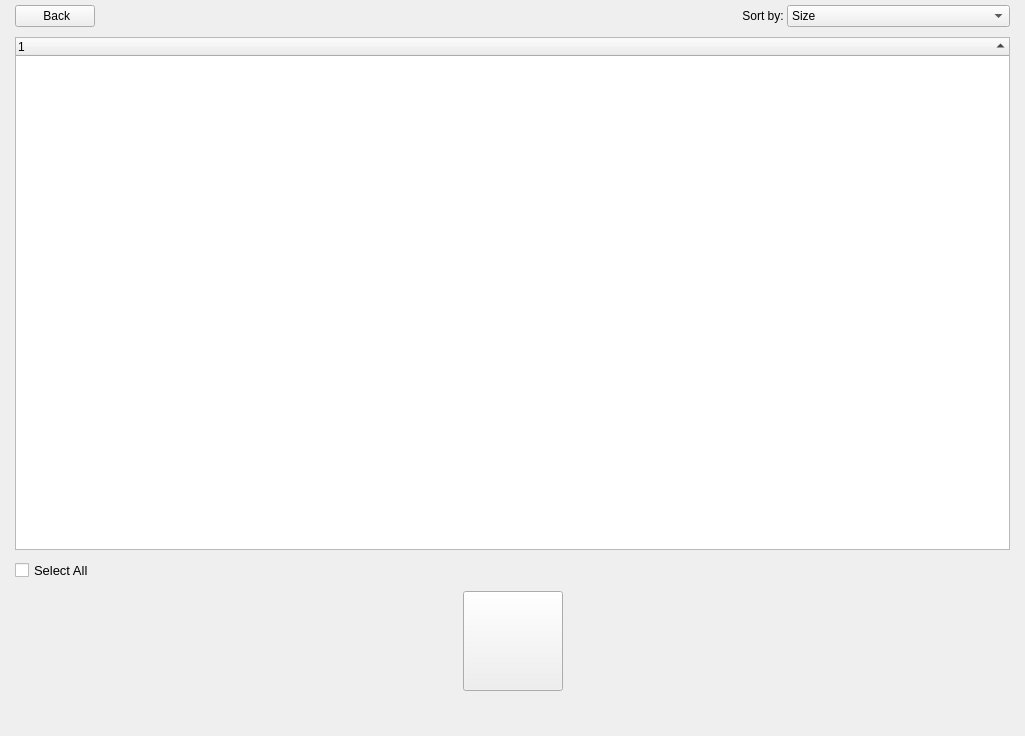
<?xml version="1.0" encoding="UTF-8"?>
<ui version="4.0">
 <class>SystemCleanerPage</class>
 <widget class="QWidget" name="SystemCleanerPage">
  <property name="geometry">
   <rect>
    <x>0</x>
    <y>0</y>
    <width>1025</width>
    <height>736</height>
   </rect>
  </property>
  <property name="windowTitle">
   <string>System Cleaner</string>
  </property>
  <layout class="QVBoxLayout" name="verticalLayout">
   <property name="spacing">
    <number>0</number>
   </property>
   <property name="leftMargin">
    <number>15</number>
   </property>
   <property name="topMargin">
    <number>0</number>
   </property>
   <property name="rightMargin">
    <number>15</number>
   </property>
   <property name="bottomMargin">
    <number>15</number>
   </property>
   <item>
    <widget class="QStackedWidget" name="stackedWidget">
     <property name="accessibleName">
      <string notr="true"/>
     </property>
     <property name="styleSheet">
      <string notr="true"/>
     </property>
     <property name="currentIndex">
      <number>1</number>
     </property>
     <widget class="QWidget" name="cleanerCategories">
      <layout class="QGridLayout" name="gridLayout_3">
       <property name="leftMargin">
        <number>0</number>
       </property>
       <property name="topMargin">
        <number>0</number>
       </property>
       <property name="rightMargin">
        <number>0</number>
       </property>
       <property name="bottomMargin">
        <number>0</number>
       </property>
       <property name="horizontalSpacing">
        <number>40</number>
       </property>
       <property name="verticalSpacing">
        <number>20</number>
       </property>
       <item row="3" column="3" alignment="Qt::AlignHCenter">
        <widget class="QLabel" name="lblCrashReports">
         <property name="text">
          <string>Crash Reports</string>
         </property>
         <property name="alignment">
          <set>Qt::AlignCenter</set>
         </property>
         <property name="wordWrap">
          <bool>true</bool>
         </property>
        </widget>
       </item>
       <item row="2" column="3" alignment="Qt::AlignHCenter|Qt::AlignTop">
        <widget class="QLabel" name="lblCrashReportsImg">
         <property name="minimumSize">
          <size>
           <width>64</width>
           <height>64</height>
          </size>
         </property>
         <property name="maximumSize">
          <size>
           <width>64</width>
           <height>64</height>
          </size>
         </property>
         <property name="text">
          <string/>
         </property>
         <property name="scaledContents">
          <bool>false</bool>
         </property>
         <property name="alignment">
          <set>Qt::AlignCenter</set>
         </property>
        </widget>
       </item>
       <item row="4" column="5" alignment="Qt::AlignHCenter|Qt::AlignTop">
        <widget class="QCheckBox" name="checkAppCache">
         <property name="sizePolicy">
          <sizepolicy hsizetype="Expanding" vsizetype="Expanding">
           <horstretch>0</horstretch>
           <verstretch>0</verstretch>
          </sizepolicy>
         </property>
         <property name="cursor">
          <cursorShape>PointingHandCursor</cursorShape>
         </property>
         <property name="focusPolicy">
          <enum>Qt::NoFocus</enum>
         </property>
         <property name="accessibleName">
          <string notr="true">circle</string>
         </property>
         <property name="text">
          <string/>
         </property>
        </widget>
       </item>
       <item row="11" column="2" colspan="5">
        <spacer name="verticalSpacer_4">
         <property name="orientation">
          <enum>Qt::Vertical</enum>
         </property>
         <property name="sizeHint" stdset="0">
          <size>
           <width>20</width>
           <height>0</height>
          </size>
         </property>
        </spacer>
       </item>
       <item row="2" column="1">
        <spacer name="horizontalSpacer_2">
         <property name="orientation">
          <enum>Qt::Horizontal</enum>
         </property>
         <property name="sizeHint" stdset="0">
          <size>
           <width>40</width>
           <height>20</height>
          </size>
         </property>
        </spacer>
       </item>
       <item row="2" column="5" alignment="Qt::AlignHCenter">
        <widget class="QLabel" name="lblAppCacheImg">
         <property name="minimumSize">
          <size>
           <width>64</width>
           <height>64</height>
          </size>
         </property>
         <property name="maximumSize">
          <size>
           <width>64</width>
           <height>64</height>
          </size>
         </property>
         <property name="text">
          <string/>
         </property>
         <property name="alignment">
          <set>Qt::AlignCenter</set>
         </property>
        </widget>
       </item>
       <item row="3" column="4" alignment="Qt::AlignHCenter">
        <widget class="QLabel" name="lblAppLog">
         <property name="text">
          <string>Application Logs</string>
         </property>
         <property name="alignment">
          <set>Qt::AlignCenter</set>
         </property>
         <property name="wordWrap">
          <bool>true</bool>
         </property>
        </widget>
       </item>
       <item row="2" column="6" alignment="Qt::AlignHCenter">
        <widget class="QLabel" name="lblTrashImg">
         <property name="minimumSize">
          <size>
           <width>64</width>
           <height>64</height>
          </size>
         </property>
         <property name="maximumSize">
          <size>
           <width>64</width>
           <height>64</height>
          </size>
         </property>
         <property name="text">
          <string/>
         </property>
         <property name="alignment">
          <set>Qt::AlignCenter</set>
         </property>
        </widget>
       </item>
       <item row="3" column="5" alignment="Qt::AlignHCenter">
        <widget class="QLabel" name="lblAppCache">
         <property name="text">
          <string>Application Caches</string>
         </property>
         <property name="alignment">
          <set>Qt::AlignCenter</set>
         </property>
         <property name="wordWrap">
          <bool>true</bool>
         </property>
        </widget>
       </item>
       <item row="2" column="2" alignment="Qt::AlignHCenter">
        <widget class="QLabel" name="lblPackageCacheImg">
         <property name="minimumSize">
          <size>
           <width>64</width>
           <height>64</height>
          </size>
         </property>
         <property name="maximumSize">
          <size>
           <width>64</width>
           <height>64</height>
          </size>
         </property>
         <property name="textFormat">
          <enum>Qt::AutoText</enum>
         </property>
         <property name="scaledContents">
          <bool>false</bool>
         </property>
         <property name="alignment">
          <set>Qt::AlignCenter</set>
         </property>
        </widget>
       </item>
       <item row="4" column="6" alignment="Qt::AlignHCenter|Qt::AlignTop">
        <widget class="QCheckBox" name="checkTrash">
         <property name="sizePolicy">
          <sizepolicy hsizetype="Expanding" vsizetype="Expanding">
           <horstretch>0</horstretch>
           <verstretch>0</verstretch>
          </sizepolicy>
         </property>
         <property name="cursor">
          <cursorShape>PointingHandCursor</cursorShape>
         </property>
         <property name="focusPolicy">
          <enum>Qt::NoFocus</enum>
         </property>
         <property name="accessibleName">
          <string notr="true">circle</string>
         </property>
         <property name="text">
          <string/>
         </property>
        </widget>
       </item>
       <item row="4" column="3" alignment="Qt::AlignHCenter|Qt::AlignTop">
        <widget class="QCheckBox" name="checkCrashReports">
         <property name="sizePolicy">
          <sizepolicy hsizetype="Expanding" vsizetype="Expanding">
           <horstretch>0</horstretch>
           <verstretch>0</verstretch>
          </sizepolicy>
         </property>
         <property name="cursor">
          <cursorShape>PointingHandCursor</cursorShape>
         </property>
         <property name="focusPolicy">
          <enum>Qt::NoFocus</enum>
         </property>
         <property name="accessibleName">
          <string notr="true">circle</string>
         </property>
         <property name="text">
          <string/>
         </property>
        </widget>
       </item>
       <item row="7" column="4" alignment="Qt::AlignHCenter">
        <widget class="QPushButton" name="btnScan">
         <property name="minimumSize">
          <size>
           <width>100</width>
           <height>100</height>
          </size>
         </property>
         <property name="cursor">
          <cursorShape>PointingHandCursor</cursorShape>
         </property>
         <property name="focusPolicy">
          <enum>Qt::NoFocus</enum>
         </property>
         <property name="text">
          <string/>
         </property>
         <property name="iconSize">
          <size>
           <width>100</width>
           <height>100</height>
          </size>
         </property>
        </widget>
       </item>
       <item row="6" column="4">
        <spacer name="verticalSpacer_5">
         <property name="orientation">
          <enum>Qt::Vertical</enum>
         </property>
         <property name="sizeType">
          <enum>QSizePolicy::Fixed</enum>
         </property>
         <property name="sizeHint" stdset="0">
          <size>
           <width>20</width>
           <height>30</height>
          </size>
         </property>
        </spacer>
       </item>
       <item row="4" column="2" alignment="Qt::AlignHCenter|Qt::AlignTop">
        <widget class="QCheckBox" name="checkPackageCache">
         <property name="sizePolicy">
          <sizepolicy hsizetype="Expanding" vsizetype="Expanding">
           <horstretch>0</horstretch>
           <verstretch>0</verstretch>
          </sizepolicy>
         </property>
         <property name="cursor">
          <cursorShape>PointingHandCursor</cursorShape>
         </property>
         <property name="focusPolicy">
          <enum>Qt::NoFocus</enum>
         </property>
         <property name="accessibleName">
          <string notr="true">circle</string>
         </property>
         <property name="text">
          <string/>
         </property>
        </widget>
       </item>
       <item row="3" column="6" alignment="Qt::AlignHCenter">
        <widget class="QLabel" name="lblTrash">
         <property name="text">
          <string>Trash</string>
         </property>
         <property name="alignment">
          <set>Qt::AlignCenter</set>
         </property>
         <property name="wordWrap">
          <bool>true</bool>
         </property>
        </widget>
       </item>
       <item row="2" column="4" alignment="Qt::AlignHCenter|Qt::AlignTop">
        <widget class="QLabel" name="lblLogImage">
         <property name="minimumSize">
          <size>
           <width>64</width>
           <height>64</height>
          </size>
         </property>
         <property name="maximumSize">
          <size>
           <width>64</width>
           <height>64</height>
          </size>
         </property>
         <property name="text">
          <string/>
         </property>
         <property name="alignment">
          <set>Qt::AlignCenter</set>
         </property>
        </widget>
       </item>
       <item row="3" column="2" alignment="Qt::AlignHCenter">
        <widget class="QLabel" name="lblPackageCache">
         <property name="text">
          <string>Package Caches</string>
         </property>
         <property name="alignment">
          <set>Qt::AlignCenter</set>
         </property>
         <property name="wordWrap">
          <bool>true</bool>
         </property>
        </widget>
       </item>
       <item row="4" column="4" alignment="Qt::AlignHCenter|Qt::AlignTop">
        <widget class="QCheckBox" name="checkAppLog">
         <property name="sizePolicy">
          <sizepolicy hsizetype="Expanding" vsizetype="Expanding">
           <horstretch>0</horstretch>
           <verstretch>0</verstretch>
          </sizepolicy>
         </property>
         <property name="cursor">
          <cursorShape>PointingHandCursor</cursorShape>
         </property>
         <property name="focusPolicy">
          <enum>Qt::NoFocus</enum>
         </property>
         <property name="accessibleName">
          <string notr="true">circle</string>
         </property>
         <property name="text">
          <string/>
         </property>
        </widget>
       </item>
       <item row="2" column="8">
        <spacer name="horizontalSpacer_3">
         <property name="orientation">
          <enum>Qt::Horizontal</enum>
         </property>
         <property name="sizeHint" stdset="0">
          <size>
           <width>40</width>
           <height>20</height>
          </size>
         </property>
        </spacer>
       </item>
       <item row="0" column="4">
        <spacer name="verticalSpacer">
         <property name="orientation">
          <enum>Qt::Vertical</enum>
         </property>
         <property name="sizeHint" stdset="0">
          <size>
           <width>20</width>
           <height>100</height>
          </size>
         </property>
        </spacer>
       </item>
       <item row="9" column="4" alignment="Qt::AlignHCenter">
        <widget class="QLabel" name="lblLoadingScanner">
         <property name="minimumSize">
          <size>
           <width>100</width>
           <height>100</height>
          </size>
         </property>
         <property name="text">
          <string/>
         </property>
        </widget>
       </item>
       <item row="10" column="4" alignment="Qt::AlignHCenter|Qt::AlignTop">
        <widget class="QCheckBox" name="checkSelectAllSystemScan">
         <property name="sizePolicy">
          <sizepolicy hsizetype="Expanding" vsizetype="Expanding">
           <horstretch>0</horstretch>
           <verstretch>0</verstretch>
          </sizepolicy>
         </property>
         <property name="cursor">
          <cursorShape>PointingHandCursor</cursorShape>
         </property>
         <property name="focusPolicy">
          <enum>Qt::NoFocus</enum>
         </property>
         <property name="accessibleName">
          <string notr="true">circle</string>
         </property>
         <property name="text">
          <string>Select All</string>
         </property>
         <property name="iconSize">
          <size>
           <width>30</width>
           <height>30</height>
          </size>
         </property>
        </widget>
       </item>
      </layout>
     </widget>
     <widget class="QWidget" name="cleanerPage">
      <layout class="QVBoxLayout" name="verticalLayout_2">
       <property name="spacing">
        <number>0</number>
       </property>
       <property name="leftMargin">
        <number>0</number>
       </property>
       <property name="topMargin">
        <number>5</number>
       </property>
       <property name="rightMargin">
        <number>0</number>
       </property>
       <property name="bottomMargin">
        <number>0</number>
       </property>
       <item>
        <widget class="QWidget" name="widgetCleaner" native="true">
         <layout class="QGridLayout" name="gridLayout">
          <property name="leftMargin">
           <number>0</number>
          </property>
          <property name="topMargin">
           <number>0</number>
          </property>
          <property name="rightMargin">
           <number>0</number>
          </property>
          <property name="bottomMargin">
           <number>0</number>
          </property>
          <property name="horizontalSpacing">
           <number>0</number>
          </property>
          <property name="verticalSpacing">
           <number>10</number>
          </property>
          <item row="0" column="1" alignment="Qt::AlignHCenter">
           <widget class="QLabel" name="lblRemovedTotalSize">
            <property name="minimumSize">
             <size>
              <width>20</width>
              <height>0</height>
             </size>
            </property>
            <property name="styleSheet">
             <string notr="true"/>
            </property>
            <property name="text">
             <string/>
            </property>
           </widget>
          </item>
          <item row="6" column="1">
           <widget class="QLabel" name="lblLoadingCleaner">
            <property name="minimumSize">
             <size>
              <width>100</width>
              <height>20</height>
             </size>
            </property>
            <property name="maximumSize">
             <size>
              <width>16777215</width>
              <height>20</height>
             </size>
            </property>
            <property name="accessibleName">
             <string>circle</string>
            </property>
            <property name="text">
             <string/>
            </property>
           </widget>
          </item>
          <item row="5" column="1">
           <widget class="QPushButton" name="btnClean">
            <property name="sizePolicy">
             <sizepolicy hsizetype="Fixed" vsizetype="Fixed">
              <horstretch>0</horstretch>
              <verstretch>0</verstretch>
             </sizepolicy>
            </property>
            <property name="minimumSize">
             <size>
              <width>100</width>
              <height>100</height>
             </size>
            </property>
            <property name="maximumSize">
             <size>
              <width>100</width>
              <height>100</height>
             </size>
            </property>
            <property name="cursor">
             <cursorShape>PointingHandCursor</cursorShape>
            </property>
            <property name="focusPolicy">
             <enum>Qt::NoFocus</enum>
            </property>
            <property name="styleSheet">
             <string notr="true"/>
            </property>
            <property name="text">
             <string/>
            </property>
           </widget>
          </item>
          <item row="4" column="0">
           <widget class="QCheckBox" name="checkSelectAll">
            <property name="maximumSize">
             <size>
              <width>16777215</width>
              <height>16777215</height>
             </size>
            </property>
            <property name="font">
             <font>
              <pointsize>10</pointsize>
             </font>
            </property>
            <property name="cursor">
             <cursorShape>PointingHandCursor</cursorShape>
            </property>
            <property name="focusPolicy">
             <enum>Qt::NoFocus</enum>
            </property>
            <property name="accessibleName">
             <string>circle</string>
            </property>
            <property name="text">
             <string>Select All</string>
            </property>
           </widget>
          </item>
          <item row="0" column="0" alignment="Qt::AlignLeft">
           <widget class="QPushButton" name="btnBackToCategories">
            <property name="cursor">
             <cursorShape>PointingHandCursor</cursorShape>
            </property>
            <property name="focusPolicy">
             <enum>Qt::NoFocus</enum>
            </property>
            <property name="text">
             <string> Back</string>
            </property>
            <property name="icon">
             <iconset resource="../../static.qrc">
              <normaloff>:/static/themes/default/img/back.png</normaloff>:/static/themes/default/img/back.png</iconset>
            </property>
            <property name="iconSize">
             <size>
              <width>20</width>
              <height>20</height>
             </size>
            </property>
           </widget>
          </item>
          <item row="5" column="0">
           <spacer name="horizontalSpacer_4">
            <property name="orientation">
             <enum>Qt::Horizontal</enum>
            </property>
            <property name="sizeHint" stdset="0">
             <size>
              <width>40</width>
              <height>20</height>
             </size>
            </property>
           </spacer>
          </item>
          <item row="4" column="3">
           <widget class="QLabel" name="lblTotalBytes">
            <property name="sizePolicy">
             <sizepolicy hsizetype="Preferred" vsizetype="Fixed">
              <horstretch>0</horstretch>
              <verstretch>0</verstretch>
             </sizepolicy>
            </property>
            <property name="text">
             <string/>
            </property>
            <property name="alignment">
             <set>Qt::AlignRight|Qt::AlignTrailing|Qt::AlignVCenter</set>
            </property>
           </widget>
          </item>
          <item row="5" column="3">
           <spacer name="horizontalSpacer_5">
            <property name="orientation">
             <enum>Qt::Horizontal</enum>
            </property>
            <property name="sizeHint" stdset="0">
             <size>
              <width>40</width>
              <height>20</height>
             </size>
            </property>
           </spacer>
          </item>
          <item row="1" column="0" rowspan="2" colspan="4">
           <widget class="QTreeWidget" name="treeWidgetScanResult">
            <property name="font">
             <font>
              <stylestrategy>PreferAntialias</stylestrategy>
             </font>
            </property>
            <property name="cursor" stdset="0">
             <cursorShape>ArrowCursor</cursorShape>
            </property>
            <property name="focusPolicy">
             <enum>Qt::NoFocus</enum>
            </property>
            <property name="styleSheet">
             <string notr="true"/>
            </property>
            <property name="editTriggers">
             <set>QAbstractItemView::NoEditTriggers</set>
            </property>
            <property name="selectionMode">
             <enum>QAbstractItemView::NoSelection</enum>
            </property>
            <property name="textElideMode">
             <enum>Qt::ElideMiddle</enum>
            </property>
            <property name="horizontalScrollMode">
             <enum>QAbstractItemView::ScrollPerItem</enum>
            </property>
            <property name="sortingEnabled">
             <bool>true</bool>
            </property>
            <property name="animated">
             <bool>true</bool>
            </property>
            <attribute name="headerVisible">
             <bool>true</bool>
            </attribute>
            <attribute name="headerShowSortIndicator" stdset="0">
             <bool>true</bool>
            </attribute>
            <column>
             <property name="text">
              <string notr="true">1</string>
             </property>
            </column>
           </widget>
          </item>
          <item row="0" column="3">
           <layout class="QHBoxLayout" name="horizontalLayout">
            <item>
             <widget class="QLabel" name="lblSortBy">
              <property name="text">
               <string>Sort by: </string>
              </property>
              <property name="alignment">
               <set>Qt::AlignRight|Qt::AlignTrailing|Qt::AlignVCenter</set>
              </property>
             </widget>
            </item>
            <item>
             <widget class="QComboBox" name="cbSortBy">
              <property name="currentIndex">
               <number>3</number>
              </property>
              <item>
               <property name="text">
                <string>Name</string>
               </property>
               <property name="icon">
                <iconset resource="../../static.qrc">
                 <normaloff>:/static/themes/default/img/asc.png</normaloff>:/static/themes/default/img/asc.png</iconset>
               </property>
              </item>
              <item>
               <property name="text">
                <string>Name</string>
               </property>
               <property name="icon">
                <iconset resource="../../static.qrc">
                 <normaloff>:/static/themes/default/img/dsc.png</normaloff>:/static/themes/default/img/dsc.png</iconset>
               </property>
              </item>
              <item>
               <property name="text">
                <string>Size</string>
               </property>
               <property name="icon">
                <iconset resource="../../static.qrc">
                 <normaloff>:/static/themes/default/img/asc.png</normaloff>:/static/themes/default/img/asc.png</iconset>
               </property>
              </item>
              <item>
               <property name="text">
                <string>Size</string>
               </property>
               <property name="icon">
                <iconset resource="../../static.qrc">
                 <normaloff>:/static/themes/default/img/dsc.png</normaloff>:/static/themes/default/img/dsc.png</iconset>
               </property>
              </item>
             </widget>
            </item>
           </layout>
          </item>
         </layout>
        </widget>
       </item>
      </layout>
     </widget>
    </widget>
   </item>
  </layout>
 </widget>
 <resources>
  <include location="../../static.qrc"/>
 </resources>
 <connections/>
</ui>
